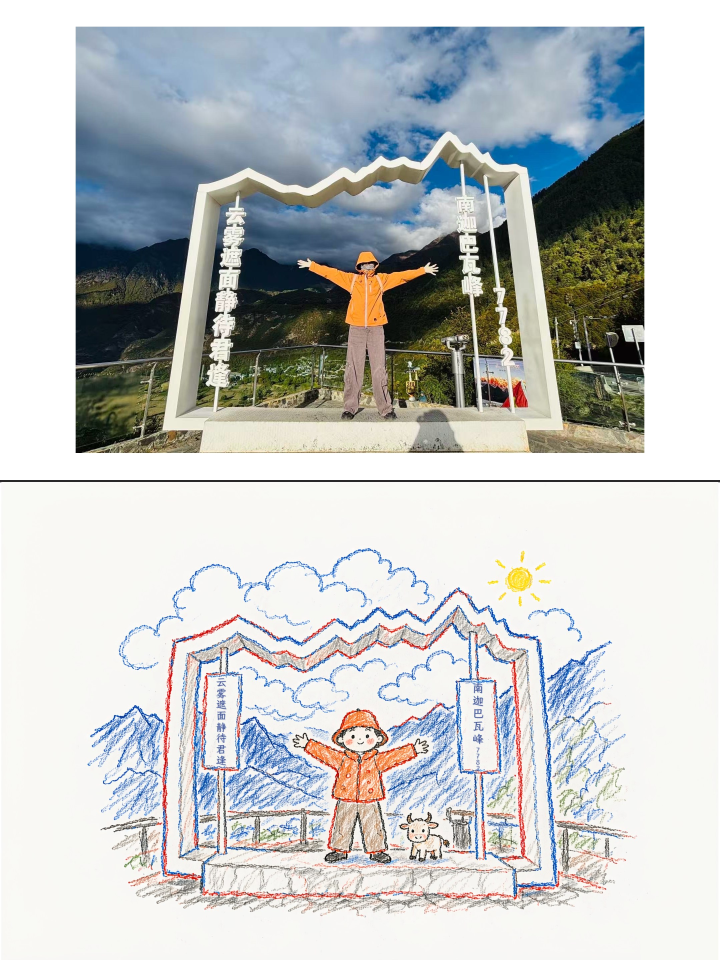
#> input picture illustration/naga-bawa-crayon-doodle-2K.jpg, 2160 x 2880 px (shown at 1/3 size)
$ python assemble_page.py ../illustration/naga-bawa-crayon-doodle-2K.jpg --out out.png
#> lines starting #> are read from the running program, lines starting #| are printed output that depends on the picture
#!/usr/bin/env python3
"""Assemble rendered panel images into a single comic page.

Supports grid layouts (2x2, 2x3), vertical webtoon stacks, an optional
Chinese title band, and per-panel captions overlaid at the assembly layer.
Chinese text is drawn here (assembly layer), never baked into the generated
panels — this is what enforces the skill's language-separation rule.

Examples:
    python3 scripts/assemble_page.py --layout 2x2 --out pages/page-01.png pages/*.png
    python3 scripts/assemble_page.py --layout vertical-stack --title "我的周末" --out pages/webtoon.png pages/*.png
    python3 scripts/assemble_page.py --layout 2x2 --captions '{"1":"出发","3":"到达"}' --out pages/page.png pages/*.png
"""

from __future__ import annotations

import argparse
import json
import re
import sys
from pathlib import Path
from typing import Dict, List, Optional, Tuple

from PIL import Image, ImageDraw, ImageFont

# ---------------------------------------------------------------------------
# CJK font discovery (macOS first, then common Linux paths)
# ---------------------------------------------------------------------------

_FONT_CANDIDATES = [
    "/System/Library/Fonts/STHeiti Medium.ttc",
    "/System/Library/Fonts/PingFang.ttc",
    "/System/Library/Fonts/Hiragino Sans GB.ttc",
    "/System/Library/Fonts/Songti.ttc",
    "/usr/share/fonts/opentype/noto/NotoSansCJK-Regular.ttc",
    "/usr/share/fonts/truetype/noto/NotoSansCJK-Regular.ttc",
    "/usr/share/fonts/truetype/wqy/wqy-microhei.ttc",
]

DEFAULT_BG = "#FFF9F2"  # warm off-white, per the skill's assembly rule
DEFAULT_GUTTER = 16
DEFAULT_CELL_WIDTH = 800


# [15 lines left out: functions _find_cjk_font, _load_font, not called in this run]


def _parse_color(value: str) -> Tuple[int, int, int]:
    value = value.strip().lstrip("#")
    if len(value) == 6:
        return tuple(int(value[i : i + 2], 16) for i in (0, 2, 4))  # type: ignore[return-value]
    raise ValueError(f"unsupported color: {value}")


def _sort_key(path: Path) -> Tuple[int, int, str]:
    """Order panels by a leading numeric prefix (e.g. '03-hike.png' -> 3),
    falling back to filename order for unprefixed images."""
    m = re.match(r"^(\d+)", path.stem)
    if m:
        return (0, int(m.group(1)), path.name)
    return (1, 0, path.name)


def _text_width(draw: ImageDraw.ImageDraw, text: str, font: ImageFont.ImageFont) -> int:
    bbox = draw.textbbox((0, 0), text, font=font)
    return bbox[2] - bbox[0]


def _text_height(draw: ImageDraw.ImageDraw, text: str, font: ImageFont.ImageFont) -> int:
    bbox = draw.textbbox((0, 0), text, font=font)
    return bbox[3] - bbox[1]


def _draw_centered(draw: ImageDraw.ImageDraw, text: str, font: ImageFont.ImageFont, width: int, y: int, fill) -> None:
    draw.text(((width - _text_width(draw, text, font)) / 2, y), text, font=font, fill=fill)


# [11 lines left out: function _fit_to_cell, not called in this run]


def _load_images(paths: List[Path]) -> List[Image.Image]:
    images: List[Image.Image] = []
    for path in paths:
        try:
            images.append(Image.open(path))
        except Exception as exc:  # noqa: BLE001
            print(f"warning: skipping unreadable image {path}: {exc}", file=sys.stderr)
    return images


# [40 lines left out: functions _render_title_band, _assemble_grid, not called in this run]


def _assemble_webtoon(
    images: List[Image.Image],
    cell_w: int,
    gutter: int,
    bg: Tuple[int, int, int],
) -> Image.Image:
    scaled: List[Image.Image] = []
    for img in images:
        img = img.convert("RGB")
        ratio = cell_w / img.width
        new_h = max(1, int(img.height * ratio))
        scaled.append(img.resize((cell_w, new_h), Image.LANCZOS))
    page_h = sum(im.height for im in scaled) + gutter * (len(scaled) + 1)
    page = Image.new("RGB", (cell_w + 2 * gutter, page_h), bg)
    y = gutter
    for im in scaled:
        page.paste(im, (gutter, y))
        y += im.height + gutter
    return page


# [35 lines left out: function _add_captions, not called in this run]


def main() -> int:
    parser = argparse.ArgumentParser(description="Assemble panel images into a comic page.")
    parser.add_argument("panels", nargs="+", help="Panel image paths (ordered by numeric filename prefix)")
    parser.add_argument("--layout", default="vertical-stack", choices=["2x2", "2x3", "vertical-stack"], help="Layout style")
    parser.add_argument("--out", required=True, help="Output path for the assembled page")
    parser.add_argument("--title", help="Chinese title shown in the top band")
    parser.add_argument("--subtitle", help="Chinese subtitle shown under the title")
    parser.add_argument("--captions", help='JSON map of panel_id -> caption, e.g. \'{"1":"出发","3":"到达"}\'')
    parser.add_argument("--bg", default=DEFAULT_BG, help="Page background color (hex)")
    parser.add_argument("--gutter", type=int, default=DEFAULT_GUTTER, help="Gutter width in pixels")
    parser.add_argument("--cell-width", type=int, default=DEFAULT_CELL_WIDTH, help="Cell width in pixels")
    parser.add_argument("--cell-height", type=int, help="Cell height in pixels (grid only; defaults to first image's ratio)")
    args = parser.parse_args()

    bg = _parse_color(args.bg)

    out_path = Path(args.out).resolve()
    paths = [Path(p).resolve() for p in args.panels if Path(p).resolve() != out_path]
    paths = sorted(paths, key=_sort_key)
    images = _load_images(paths)
#> images = 1 item
    if not images:
        print("error: no readable panel images", file=sys.stderr)
        return 1

    cols = {"2x2": 2, "2x3": 2, "vertical-stack": 1}[args.layout]
    is_webtoon = args.layout == "vertical-stack"

    if is_webtoon:
        body = _assemble_webtoon(images, args.cell_width, args.gutter, bg)
#> the loop in _assemble_webtoon, `for img in images:` made 1 pass
#> (ratio, new_h) on pass 1: (0.37, 1066)
#> in _assemble_webtoon, `page_h = sum(im.height for im in scaled) + gutter * (len(scaled) + 1)`: page_h = 1098
#> in _assemble_webtoon, `page = Image.new("RGB", (cell_w + 2 * gutter, page_h), bg)`:
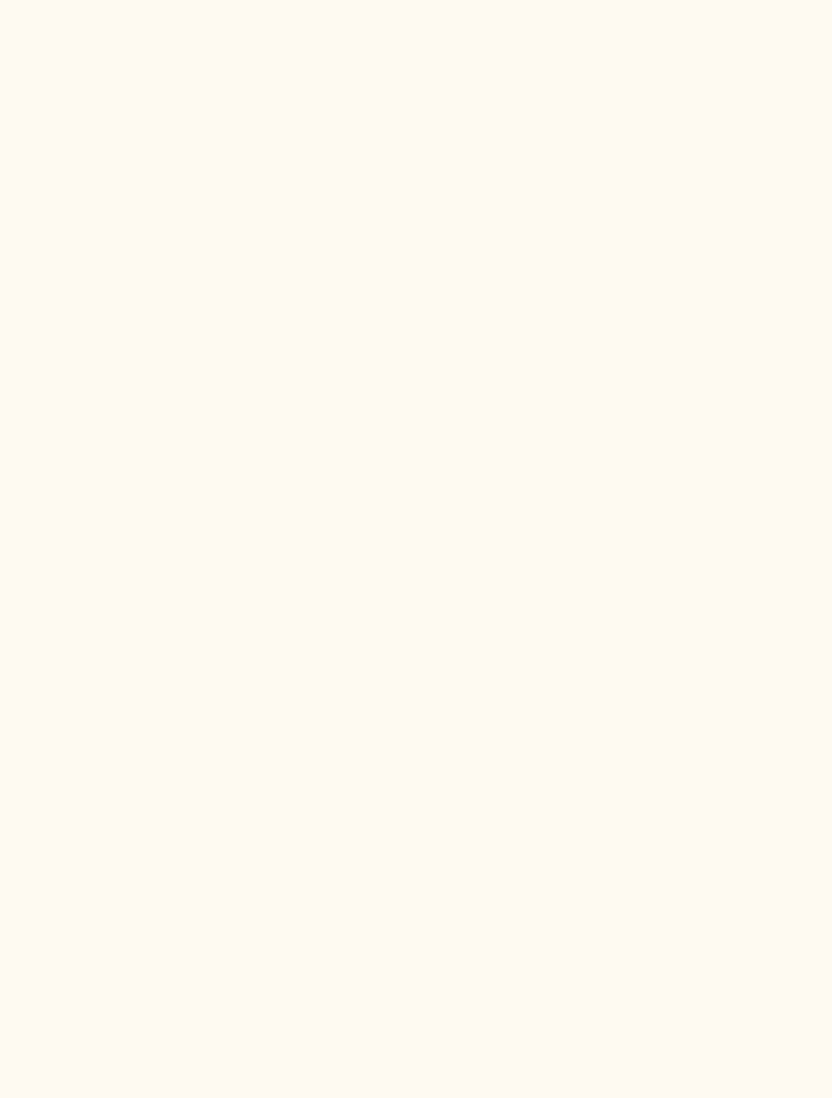
#> page: PIL image 832x1098 RGB; mean R, G, B 255, 249, 242
#> the loop in _assemble_webtoon, `for im in scaled:` made 1 pass
#> y on pass 1: 1098
#> after the loop in _assemble_webtoon, `for im in scaled:`:
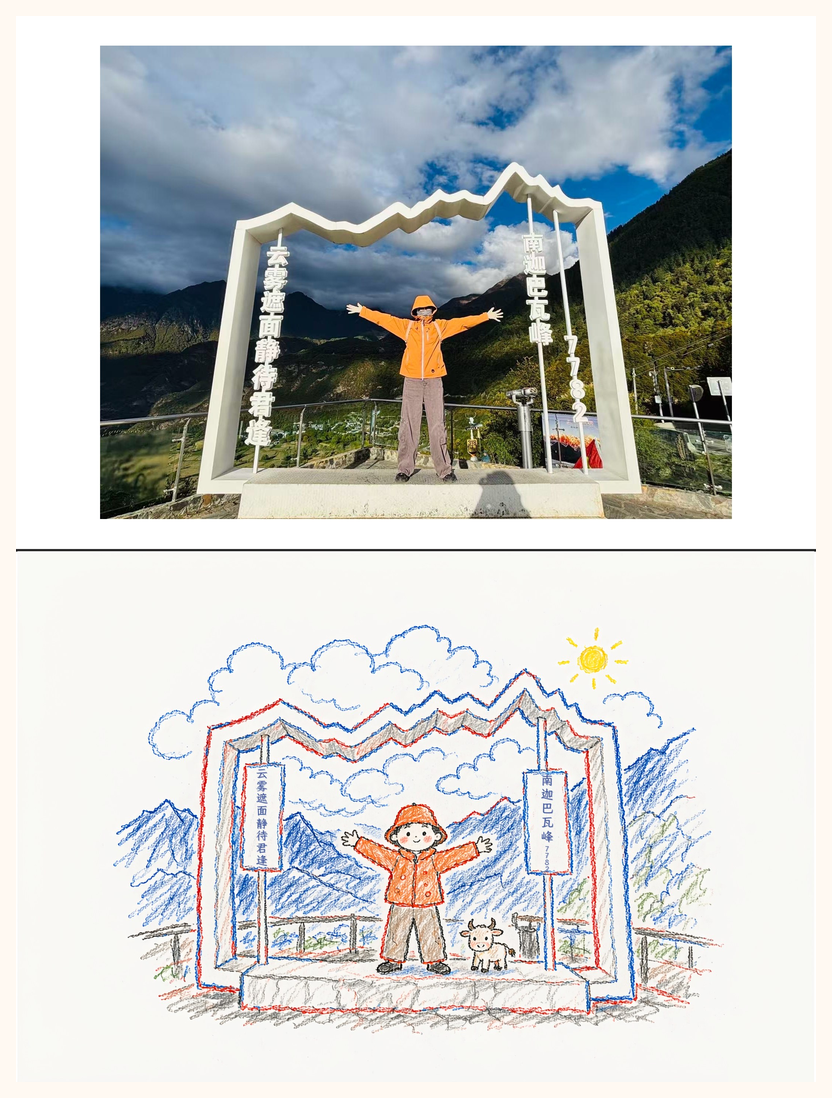
#> page: PIL image 832x1098 RGB; mean R, G, B 199.2, 201.4, 200.4
        cell_w, cell_h = args.cell_width, 0
    else:
        cell_w = args.cell_width
        cell_h = args.cell_height or max(1, int(cell_w * images[0].height / images[0].width))
        body = _assemble_grid(images, cols, cell_w, cell_h, args.gutter, bg)

    # Title band
    if args.title or args.subtitle:
        title_font = _load_font(max(28, cell_w // 14))
        sub_font = _load_font(max(18, cell_w // 26))
        band = _render_title_band(args.title or "", args.subtitle or "", body.width, title_font, sub_font)
        page = Image.new("RGB", (body.width, band.height + body.height), bg)
        page.paste(band, (0, 0))
        page.paste(body, (0, band.height))
    else:
        page = body

    # Optional captions
    captions: Dict[str, str] = {}
    if args.captions:
        try:
            captions = {str(k): str(v) for k, v in json.loads(args.captions).items()}
        except json.JSONDecodeError as exc:
            print(f"error: invalid --captions JSON: {exc}", file=sys.stderr)
            return 2
        caption_font = _load_font(max(16, cell_w // 30))
        page = _add_captions(page, args.layout, cols, cell_w, cell_h, args.gutter, bg, [p.stem for p in paths], captions, caption_font)

    out_path.parent.mkdir(parents=True, exist_ok=True)
    page.save(out_path)
    print(f"assembled {len(images)} panels -> {out_path} ({page.width}x{page.height})")
#| assembled 1 panels -> scripts/out.png (832x1098)
    return 0


if __name__ == "__main__":
    raise SystemExit(main())
#> (the program exits here)
